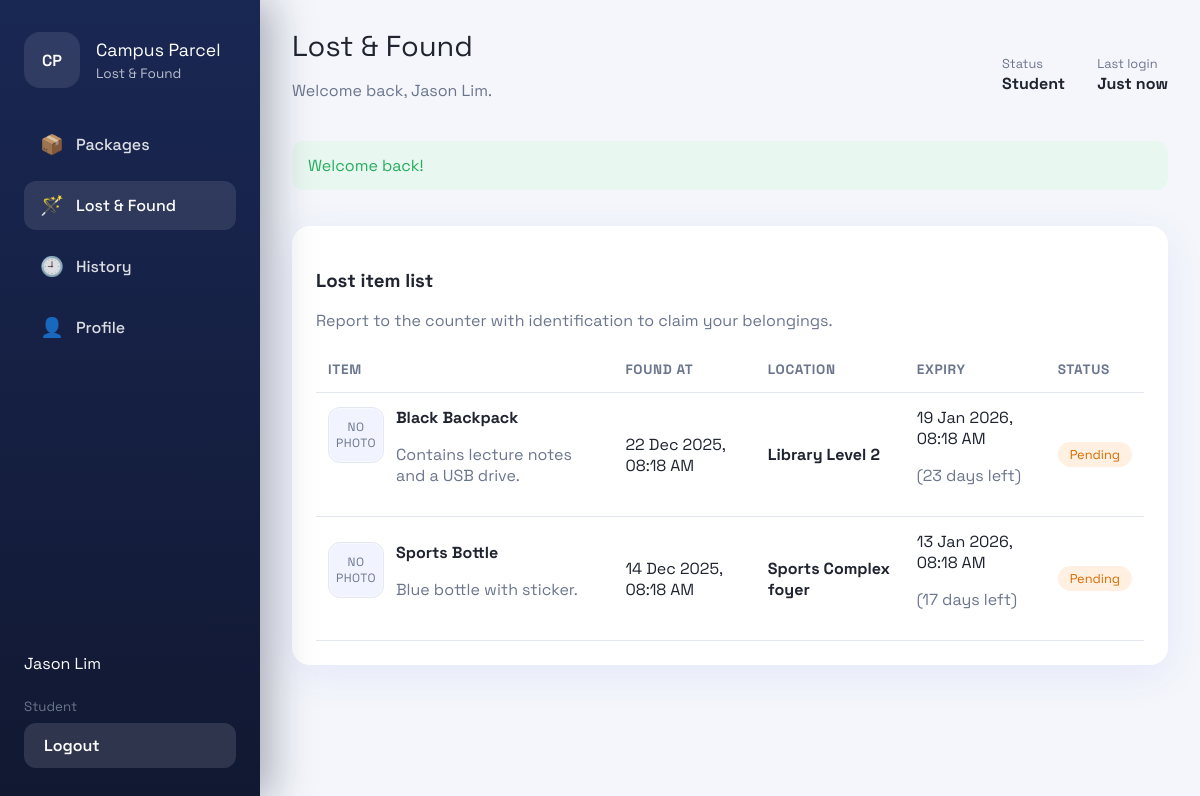
The page /student/lost-and-found.php (signed in) on the database its author committed.
### tables this page shows
CREATE TABLE users (
    id INT AUTO_INCREMENT PRIMARY KEY,
    role ENUM('student','admin') NOT NULL,
    student_id VARCHAR(30) DEFAULT NULL,
    staff_id VARCHAR(30) DEFAULT NULL,
    full_name VARCHAR(120) NOT NULL,
    email VARCHAR(150) NOT NULL UNIQUE,
    phone VARCHAR(30) DEFAULT NULL,
    faculty VARCHAR(80) DEFAULT NULL,
    office VARCHAR(80) DEFAULT NULL,
    password_hash VARCHAR(255) NOT NULL,
    last_login DATETIME DEFAULT NULL,
    avatar_path VARCHAR(255) DEFAULT NULL,
    created_at TIMESTAMP DEFAULT CURRENT_TIMESTAMP,
    updated_at TIMESTAMP DEFAULT CURRENT_TIMESTAMP ON UPDATE CURRENT_TIMESTAMP
);

CREATE TABLE lost_items (
    id INT AUTO_INCREMENT PRIMARY KEY,
    item_name VARCHAR(120) NOT NULL,
    description TEXT,
    found_location VARCHAR(120) NOT NULL,
    found_at DATETIME NOT NULL,
    expiry_at DATETIME NOT NULL,
    status ENUM('pending','collected') DEFAULT 'pending',
    photo_path VARCHAR(255) DEFAULT NULL,
    storage_location VARCHAR(80) DEFAULT NULL,
    recorded_by INT NOT NULL,
    claimed_by INT DEFAULT NULL,
    claimed_by_name VARCHAR(120) DEFAULT NULL,
    claimed_by_student_id VARCHAR(30) DEFAULT NULL,
    claimed_at DATETIME DEFAULT NULL,
    created_at TIMESTAMP DEFAULT CURRENT_TIMESTAMP,
    updated_at TIMESTAMP DEFAULT CURRENT_TIMESTAMP ON UPDATE CURRENT_TIMESTAMP,
    CONSTRAINT fk_lost_recorded FOREIGN KEY (recorded_by) REFERENCES users(id) ON DELETE CASCADE,
    CONSTRAINT fk_lost_claimed FOREIGN KEY (claimed_by) REFERENCES users(id) ON DELETE SET NULL
);

### lib/auth.php (called while the page is built, shortened)
<?php
function current_user(PDO $pdo): ?array
{
    static $cachedUser = null;
    if ($cachedUser !== null) {
        return $cachedUser;
    }
    $statement = $pdo->prepare('SELECT * FROM users WHERE id = :id LIMIT 1');
    $statement->execute(['id' => $_SESSION['user']['id']]);
    $cachedUser = $statement->fetch() ?: null;
    return $cachedUser;
}
function require_role(PDO $pdo, string $role): void
{
    $user = current_user($pdo);
}

### student/lost-and-found.php (the view, shortened to what this page needs)
<?php
require_once __DIR__ . '/../bootstrap.php';
require_role($pdo, 'student');
$pageTitle = 'Lost & Found';
$activeNav = 'student-lost';
$itemsStatement = $pdo->query(
    'SELECT li.*, recorder.full_name AS recorder_name FROM lost_items li
    LEFT JOIN users recorder ON recorder.id = li.recorded_by
    ORDER BY li.status = "pending" DESC, li.found_at DESC'
);
$items = $itemsStatement->fetchAll();
include base_path('partials/layout-top.php');
?>
<section class="card">
    <header class="card-header">
        <div>
            <h3>Lost item list</h3>
            <p class="muted">Report to the counter with identification to claim your belongings.</p>
        </div>
    </header>
    <div class="table-wrapper">
        <table>
            <thead>
            <tr>
                <th>Item</th>
                <th>Found at</th>
                <th>Location</th>
                <th>Expiry</th>
                <th>Status</th>
            </tr>
            </thead>
            <tbody>
            <?php foreach ($items as $item): ?>
                <?php $daysLeft = days_until($item['expiry_at']); ?>
                <tr>
                    <td>
                        <div class="lost-item-cell">
                            <?php if ($item['photo_path']): ?>
                                <img class="lost-thumb" src="<?= base_url($item['photo_path']); ?>" alt="<?= e($item['item_name']); ?> photo">
                            <?php else: ?>
                                <div class="lost-thumb lost-thumb-placeholder">No photo</div>
                            <?php endif; ?>
                            <div>
                                <strong><?= e($item['item_name']); ?></strong>
                                <p class="muted"><?= e($item['description'] ?? 'No description provided.'); ?></p>
                            </div>
                        </div>
                    </td>
                    <td><?= format_datetime($item['found_at']); ?></td>
                    <td>
                        <strong><?= e($item['found_location']); ?></strong>
                    </td>
                    <td>
                        <?= format_datetime($item['expiry_at']); ?>
                        <?php if ($daysLeft !== null): ?>
                            <?php if ($daysLeft > 0): ?>
                                <p class="muted">(<?= $daysLeft; ?> days left)</p>
                            <?php elseif ($daysLeft === 0): ?>
                                <p class="muted">(Expires today)</p>
                            <?php else: ?>
                                <p class="muted">(Expired <?= abs($daysLeft); ?> days ago)</p>
                            <?php endif; ?>
                        <?php endif; ?>
                    </td>
                    <td><?= status_badge($item['status']); ?></td>
                </tr>
            <?php endforeach; ?>
            </tbody>
        </table>
    </div>
</section>
<?php include base_path('partials/layout-bottom.php'); ?>

### partials/sidebar.php
<?php
$role = $user['role'] ?? 'student';
$navConfig = [
    'student' => [
        ['key' => 'student-dashboard', 'label' => 'Packages', 'path' => 'student/dashboard.php', 'icon' => '📦'],
        ['key' => 'student-lost', 'label' => 'Lost & Found', 'path' => 'student/lost-and-found.php', 'icon' => '🪄'],
        ['key' => 'student-history', 'label' => 'History', 'path' => 'student/history.php', 'icon' => '🕘'],
        ['key' => 'student-profile', 'label' => 'Profile', 'path' => 'student/profile.php', 'icon' => '👤'],
    ],
    'admin' => [
        ['key' => 'admin-dashboard', 'label' => 'Overview', 'path' => 'admin/dashboard.php', 'icon' => '📊'],
        ['key' => 'admin-packages', 'label' => 'Parcels', 'path' => 'admin/packages.php', 'icon' => '🚚'],
        ['key' => 'admin-lost', 'label' => 'Lost & Found', 'path' => 'admin/lost-and-found.php', 'icon' => '🎒'],
        ['key' => 'admin-profile', 'label' => 'Profile', 'path' => 'admin/profile.php', 'icon' => '🧑‍💼'],
    ],
];
?>
<aside class="app-sidebar">
    <div class="brand">
        <div class="brand-logo">CP</div>
        <div>
            <p class="brand-title">Campus Parcel</p>
            <p class="brand-subtitle">Lost &amp; Found</p>
        </div>
    </div>
    <nav>
        <?php foreach ($navConfig[$role] as $item): ?>
            <a class="nav-item <?= $activeNav === $item['key'] ? 'is-active' : ''; ?>" href="<?= base_url($item['path']); ?>">
                <span class="icon"><?= $item['icon']; ?></span>
                <span><?= e($item['label']); ?></span>
            </a>
        <?php endforeach; ?>
    </nav>
    <div class="sidebar-footer">
        <p><?= e($user['full_name'] ?? 'Guest'); ?></p>
        <small class="muted"><?= ucfirst($role); ?></small>
        <a class="button button-light" href="<?= base_url('auth/logout.php'); ?>">Logout</a>
    </div>
</aside>

### partials/topbar.php (shortened to what this page needs)
<header class="app-topbar">
    <div>
        <p class="page-title"><?= e($pageTitle ?? 'Dashboard'); ?></p>
        <p class="muted">Welcome back, <?= e($user['full_name'] ?? 'there'); ?>.</p>
    </div>
    <div class="topbar-meta">
        <div class="meta-item">
            <span>Status</span>
            <strong><?= ucfirst($user['role'] ?? 'student'); ?></strong>
        </div>
        <div class="meta-item">
            <span>Last login</span>
            <strong><?= e($user['last_login'] ? format_datetime($user['last_login']) : 'Just now'); ?></strong>
        </div>
    </div>
</header>

### lib/helpers.php (shortened to what this page needs)
<?php
function base_url(string $path = ''): string
{
    $root = rtrim(BASE_URL, '/');
    return ($root ?: '') . '/' . ltrim($path, '/');
}
function e(?string $value): string
{
    return htmlspecialchars($value ?? '', ENT_QUOTES, 'UTF-8');
}
function format_datetime(?string $value, string $format = 'd M Y, h:i A'): string
{
    $date = new DateTime($value);
    return $date->format($format);
}
function days_until(?string $date): ?int
{
    $target = new DateTime($date);
    $today = new DateTime('today');
    return (int) $today->diff($target)->format('%r%a');
}
function status_badge(string $status): string
{
    $map = [
        'pending' => 'badge badge-waiting',
        'collected' => 'badge badge-done',
    ];
    $class = $map[$status] ?? 'badge';
    return '<span class="' . $class . '">' . ucfirst($status) . '</span>';
}

### assets/css/main.css (style rules this page uses)
:root { --bg: #f4f6fb; --panel: #ffffff; --primary: #2f4de0; --primary-dark: #2232a0; --accent: #ffb347; --muted: #6b768d; --border: #e3e7f2; --success: #27ae60; --danger: #e74c3c; --warning: #ff9f1c; --radius: 18px; --radius-small: 12px; --shadow: 0 10px 40px rgba(47, 77, 224, 0.08); }
* { box-sizing: border-box; }
body { font-family: 'Space Grotesk', 'Segoe UI', sans-serif; margin: 0; background: var(--bg); color: #1f2430; }
a { color: var(--primary); text-decoration: none; }
.app-sidebar { position: fixed; top: 0; left: 0; bottom: 0; width: 260px; background: linear-gradient(180deg, #192753 0%, #111831 100%); color: #fff; padding: 32px 24px; display: flex; flex-direction: column; gap: 32px; overflow-y: auto; box-shadow: 10px 0 40px rgba(17, 24, 49, 0.35); z-index: 9; }
.brand { display: flex; gap: 16px; align-items: center; }
.brand-logo { width: 56px; height: 56px; border-radius: 16px; background: rgba(255, 255, 255, 0.1); display: grid; place-items: center; font-weight: 600; }
.brand-title { font-size: 1.1rem; margin: 0; }
.brand-subtitle { margin: 4px 0 0; font-size: 0.85rem; color: rgba(255, 255, 255, 0.7); }
nav { display: flex; flex-direction: column; gap: 12px; }
.nav-item { display: flex; gap: 12px; align-items: center; padding: 12px 16px; border-radius: var(--radius-small); color: rgba(255, 255, 255, 0.85); font-weight: 500; }
.nav-item .icon { font-size: 1.2rem; }
.nav-item.is-active, .nav-item:hover { background: rgba(255, 255, 255, 0.1); color: #fff; text-decoration: none; }
.sidebar-footer { margin-top: auto; display: flex; flex-direction: column; gap: 8px; }
.button { border: none; border-radius: var(--radius-small); padding: 12px 20px; font-weight: 600; cursor: pointer; transition: transform 0.1s ease; }
.button-light { background: rgba(255, 255, 255, 0.12); color: inherit; }
.app-topbar { display: flex; justify-content: space-between; align-items: center; padding: 28px 32px 0; }
.page-title { font-size: 1.8rem; margin: 0; }
.muted { color: var(--muted); }
.topbar-meta { display: flex; gap: 32px; }
.meta-item span { font-size: 0.8rem; color: var(--muted); }
.meta-item strong { display: block; }
.card { background: var(--panel); border-radius: var(--radius); padding: 24px; box-shadow: var(--shadow); }
.card-header { display: flex; justify-content: space-between; align-items: center; flex-wrap: wrap; gap: 12px; }
.table-wrapper { overflow-x: auto; }
table { width: 100%; border-collapse: collapse; }
table th, table td { text-align: left; padding: 14px 12px; border-bottom: 1px solid var(--border); }
table th { font-size: 0.85rem; text-transform: uppercase; letter-spacing: 0.05em; color: var(--muted); }
.badge { display: inline-block; padding: 4px 12px; border-radius: 999px; font-size: 0.8rem; }
.badge-waiting { background: #fff0e1; color: #d76b00; }
.lost-item-cell { display: flex; gap: 12px; align-items: flex-start; }
.lost-thumb { width: 56px; height: 56px; border-radius: var(--radius-small); object-fit: cover; border: 1px solid var(--border); background: #f1f3ff; box-shadow: inset 0 0 0 1px rgba(255, 255, 255, 0.5); flex-shrink: 0; }
.lost-thumb-placeholder { display: flex; align-items: center; justify-content: center; font-size: 0.75rem; text-transform: uppercase; letter-spacing: 0.04em; color: var(--muted); text-align: center; padding: 0 6px; }

### rows shown on the page
users: full_name "Jason Lim", role "Student", last_login "Just now"
lost_items: shows "NO PHOTO", item_name "Black Backpack", description "Contains lecture notes and a USB drive.", found_at "22 Dec 2025, 08:18 AM", found_location "Library Level 2", expiry_at "19 Jan 2026, 08:18 AM", expiry_at "23", status "Pending"
lost_items: shows "NO PHOTO", item_name "Sports Bottle", description "Blue bottle with sticker.", found_at "14 Dec 2025, 08:18 AM", found_location "Sports Complex foyer", expiry_at "13 Jan 2026, 08:18 AM", expiry_at "17", status "Pending"

### other values the page prints
$item['icon'] "📦"
$item['label'] "Packages"
$item['icon'] "🪄"
$item['label'] "Lost & Found"
$item['icon'] "🕘"
$item['label'] "History"
$item['icon'] "👤"
$item['label'] "Profile"
$pageTitle "Lost & Found"
$success "Welcome back!"
